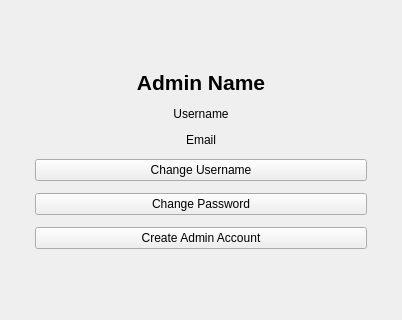
<?xml version="1.0" encoding="UTF-8"?>
<ui version="4.0">
 <class>adminprofile</class>
 <widget class="QWidget" name="adminprofile">
  <property name="geometry">
   <rect>
    <x>0</x>
    <y>0</y>
    <width>380</width>
    <height>320</height>
   </rect>
  </property>
  <property name="windowTitle">
   <string>Admin Profile</string>
  </property>
  <layout class="QVBoxLayout" name="outerLayout">
   <item>
    <spacer name="topSpacer">
     <property name="orientation">
      <enum>Qt::Orientation::Vertical</enum>
     </property>
     <property name="sizeHint" stdset="0">
      <size>
       <width>20</width>
       <height>40</height>
      </size>
     </property>
    </spacer>
   </item>
   <item>
    <layout class="QHBoxLayout" name="centerRow">
     <item>
      <spacer name="leftSpacer">
       <property name="orientation">
        <enum>Qt::Orientation::Horizontal</enum>
       </property>
       <property name="sizeHint" stdset="0">
        <size>
         <width>40</width>
         <height>20</height>
        </size>
       </property>
      </spacer>
     </item>
     <item>
      <widget class="QWidget" name="formCard">
       <property name="minimumSize">
        <size>
         <width>380</width>
         <height>0</height>
        </size>
       </property>
       <property name="maximumSize">
        <size>
         <width>420</width>
         <height>16777215</height>
        </size>
       </property>
       <layout class="QVBoxLayout" name="mainLayout">
        <property name="spacing">
         <number>12</number>
        </property>
        <property name="leftMargin">
         <number>24</number>
        </property>
        <property name="topMargin">
         <number>24</number>
        </property>
        <property name="rightMargin">
         <number>24</number>
        </property>
        <property name="bottomMargin">
         <number>24</number>
        </property>
        <item>
         <widget class="QLabel" name="adminNameLabel">
          <property name="font">
           <font>
            <pointsize>16</pointsize>
            <bold>true</bold>
           </font>
          </property>
          <property name="text">
           <string>Admin Name</string>
          </property>
          <property name="alignment">
           <set>Qt::AlignmentFlag::AlignHCenter</set>
          </property>
         </widget>
        </item>
        <item>
         <widget class="QLabel" name="displayusername">
          <property name="text">
           <string>Username</string>
          </property>
          <property name="alignment">
           <set>Qt::AlignmentFlag::AlignHCenter</set>
          </property>
         </widget>
        </item>
        <item>
         <widget class="QLabel" name="displayemail">
          <property name="text">
           <string>Email</string>
          </property>
          <property name="alignment">
           <set>Qt::AlignmentFlag::AlignHCenter</set>
          </property>
         </widget>
        </item>
        <item>
         <widget class="QPushButton" name="updateUsernameBtn">
          <property name="text">
           <string>Change Username</string>
          </property>
         </widget>
        </item>
        <item>
         <widget class="QPushButton" name="updatePasswordBtn">
          <property name="text">
           <string>Change Password</string>
          </property>
         </widget>
        </item>
        <item>
         <widget class="QPushButton" name="createAdminBtn">
          <property name="text">
           <string>Create Admin Account</string>
          </property>
         </widget>
        </item>
       </layout>
      </widget>
     </item>
     <item>
      <spacer name="rightSpacer">
       <property name="orientation">
        <enum>Qt::Orientation::Horizontal</enum>
       </property>
       <property name="sizeHint" stdset="0">
        <size>
         <width>40</width>
         <height>20</height>
        </size>
       </property>
      </spacer>
     </item>
    </layout>
   </item>
   <item>
    <spacer name="bottomSpacer">
     <property name="orientation">
      <enum>Qt::Orientation::Vertical</enum>
     </property>
     <property name="sizeHint" stdset="0">
      <size>
       <width>20</width>
       <height>40</height>
      </size>
     </property>
    </spacer>
   </item>
  </layout>
 </widget>
 <resources/>
 <connections/>
</ui>
